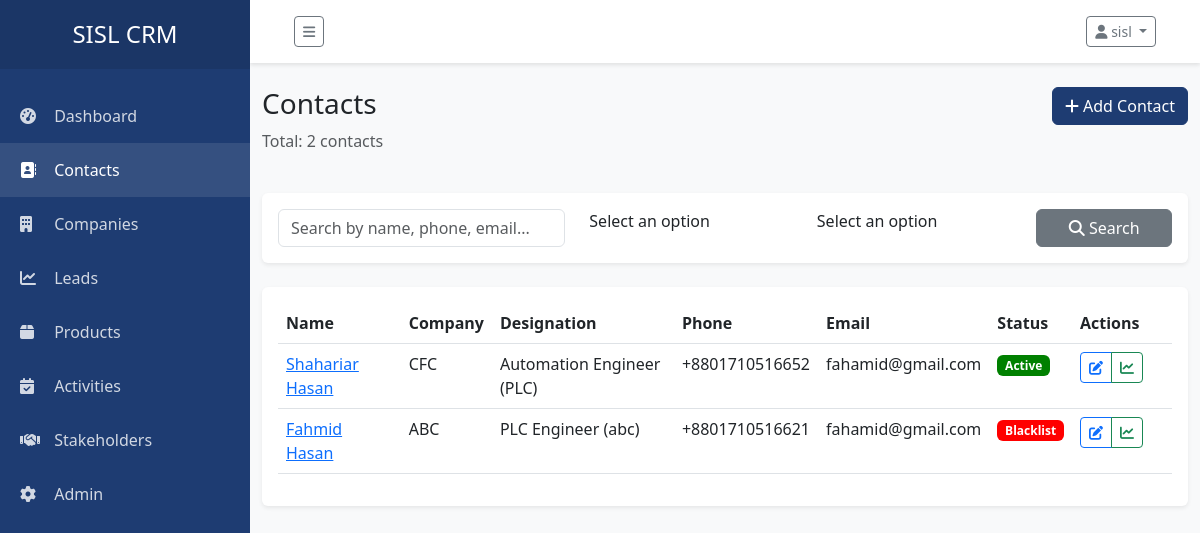
Screenshot of /contacts/ (signed in) with the database file from the repository.
### crm/models.py (models this page shows, shortened)
class TimestampedModel(models.Model):
    created_at = models.DateTimeField(auto_now_add=True)
    updated_at = models.DateTimeField(auto_now=True)
    created_by = models.ForeignKey(
        User,
        related_name='%(class)s_created',
        on_delete=models.SET_NULL,
        null=True,
        blank=True
    )
    updated_by = models.ForeignKey(
        User,
        related_name='%(class)s_updated',
        on_delete=models.SET_NULL,
        null=True,
        blank=True
    )
    class Meta:
        abstract = True

class SoftDeleteModel(models.Model):
    is_deleted = models.BooleanField(default=False)
    deleted_at = models.DateTimeField(null=True, blank=True)
    deleted_by = models.ForeignKey(
        User,
        related_name='%(class)s_deleted',
        on_delete=models.SET_NULL,
        null=True,
        blank=True
    )
    class Meta:
        abstract = True

class Contact(TimestampedModel, SoftDeleteModel):
    id = models.UUIDField(primary_key=True, default=uuid.uuid4, editable=False)
    name = models.CharField(max_length=255)
    phone = models.CharField(max_length=20, db_index=True)
    email = models.EmailField(blank=True, db_index=True)
    designation = models.ForeignKey(Designation, on_delete=models.SET_NULL, null=True, blank=True)
    current_company = models.ForeignKey(
        Company,
        related_name='current_employees',
        on_delete=models.SET_NULL,
        null=True,
        blank=True
    )
    contact_type = models.CharField(max_length=50, choices=[
        ('head_office', 'Head Office'),
        ('factory', 'Factory'),
        ('branch', 'Branch Office'),
    ], default='head_office')
    status = models.ForeignKey(ContactStatus, on_delete=models.SET_NULL, null=True)
    linkedin = models.URLField(blank=True)
    address = models.TextField(blank=True)
    product_interests = models.ManyToManyField(ProductCategory, blank=True)
    reference_source = models.CharField(max_length=255, blank=True)
    notes = models.TextField(blank=True)
    class Meta:
        ordering = ['name']
        indexes = [
            models.Index(fields=['phone']),
            models.Index(fields=['email']),
            models.Index(fields=['current_company', 'name']),
        ]

class Company(TimestampedModel, SoftDeleteModel):
    id = models.UUIDField(primary_key=True, default=uuid.uuid4, editable=False)
    name = models.CharField(max_length=255)
    industry = models.ForeignKey(Industry, on_delete=models.SET_NULL, null=True, blank=True)
    website = models.URLField(blank=True)
    phone = models.CharField(max_length=20, blank=True)
    email = models.EmailField(blank=True)
    address = models.TextField(blank=True)
    zone = models.ForeignKey(Zone, on_delete=models.SET_NULL, null=True, blank=True)
    company_size = models.CharField(max_length=50, blank=True, choices=[
        ('1-10', '1-10 employees'),
        ('11-50', '11-50 employees'),
        ('51-200', '51-200 employees'),
        ('201-500', '201-500 employees'),
        ('500+', '500+ employees'),
    ])
    annual_revenue = models.DecimalField(max_digits=15, decimal_places=2, null=True, blank=True)
    tax_id = models.CharField(max_length=50, blank=True)
    bank_name = models.CharField(max_length=100, blank=True)
    bank_account = models.CharField(max_length=50, blank=True)
    bank_branch = models.CharField(max_length=100, blank=True)
    notes = models.TextField(blank=True)
    class Meta:
        verbose_name_plural = 'Companies'
        ordering = ['name']
    def __str__(self):
        return self.name

class Designation(models.Model):
    name = models.CharField(max_length=100, unique=True)
    department = models.CharField(max_length=100, blank=True)
    level = models.IntegerField(default=0, help_text='Seniority level')
    is_active = models.BooleanField(default=True)
    class Meta:
        ordering = ['level', 'name']
    def __str__(self):
        return f"{self.name} ({self.department})" if self.department else self.name

class ContactStatus(models.Model):
    id = models.UUIDField(primary_key=True, default=uuid.uuid4, editable=False)
    name = models.CharField(max_length=50, unique=True)
    color = models.CharField(max_length=20, default='gray')
    order = models.IntegerField(default=0, help_text="Order for display in dropdowns")  # <-- add this
    is_active = models.BooleanField(default=True)
    class Meta:
        ordering = ['order', 'name']
    def __str__(self):
        return self.name

### crm/views.py (the view, shortened to what this page needs)
# urls.py: path('contacts/', views.ContactListView.as_view(), name='contact_list'),
class ContactListView(LoginRequiredMixin, ListView):
    model = Contact
    template_name = 'crm/contacts/list.html'
    context_object_name = 'contacts'
    paginate_by = 25
    def get_queryset(self):
        queryset = Contact.objects.filter(is_deleted=False).select_related(
            'current_company', 'status', 'designation'
        ).prefetch_related('product_interests')
        form = ContactSearchForm(self.request.GET)
        if form.is_valid():
            if form.cleaned_data.get('company'):
                queryset = queryset.filter(current_company=form.cleaned_data['company'])
            if form.cleaned_data.get('status'):
                queryset = queryset.filter(status=form.cleaned_data['status'])
        return queryset.order_by('-created_at')
    def get_context_data(self, **kwargs):
        context = super().get_context_data(**kwargs)
        context['search_form'] = ContactSearchForm(self.request.GET)
        context['total_count'] = self.get_queryset().count()
        return context

### crm/forms.py
class ContactSearchForm(forms.Form):
    search = forms.CharField(
        required=False,
        widget=forms.TextInput(attrs={
            'class': 'form-control',
            'placeholder': 'Search by name, phone, email...'
        })
    )
    company = forms.ModelChoiceField(
        queryset=Company.objects.filter(is_deleted=False),
        required=False,
        widget=Select2Widget(attrs={'class': 'form-control'}),
        empty_label='All Companies'
    )
    status = forms.ModelChoiceField(
        queryset=ContactStatus.objects.filter(is_active=True),
        required=False,
        widget=Select2Widget(attrs={'class': 'form-control'}),
        empty_label='All Statuses'
    )

### templates/crm/contacts/list.html (shortened to what this page needs)
{% extends 'base.html' %}
{% load static %}
{% block content %}
<div class="row mb-4">
    <div class="col-md-6">
        <h1 class="h3">Contacts</h1>
        <p class="text-muted">Total: {{ total_count }} contacts</p>
    </div>
    <div class="col-md-6 text-end">
        <a href="{% url 'crm:contact_create' %}" class="btn btn-primary">
            <i class="fas fa-plus"></i> Add Contact
        </a>
    </div>
</div>
<div class="card mb-4">
    <div class="card-body">
        <form method="get" class="row g-3">
            <div class="col-md-4">
                <input type="text" name="search" class="form-control"
                       placeholder="Search by name, phone, email..."
                       value="{{ request.GET.search }}">
            </div>
            <div class="col-md-3">
            </div>
            <div class="col-md-3">
            </div>
            <div class="col-md-2">
                <button type="submit" class="btn btn-secondary w-100">
                    <i class="fas fa-search"></i> Search
                </button>
            </div>
        </form>
    </div>
</div>
<div class="card">
    <div class="card-body">
        <div class="table-responsive">
            <table class="table table-hover">
                <thead>
                    <tr>
                        <th>Name</th>
                        <th>Company</th>
                        <th>Designation</th>
                        <th>Phone</th>
                        <th>Email</th>
                        <th>Status</th>
                        <th width="100">Actions</th>
                    </tr>
                </thead>
                <tbody>
                    {% for contact in contacts %}
                    <tr>
                        <td>
                            <a href="{% url 'crm:contact_detail' contact.id %}">
                                {{ contact.name }}
                            </a>
                        </td>
                        <td>{{ contact.current_company|default:"-" }}</td>
                        <td>{{ contact.designation|default:"-" }}</td>
                        <td>{{ contact.phone }}</td>
                        <td>{{ contact.email|default:"-" }}</td>
                        <td>
                            {% if contact.status %}
                            <span class="badge" style="background-color: {{ contact.status.color }};">
                                {{ contact.status.name }}
                            </span>
                            {% else %}
                            -
                            {% endif %}
                        </td>
                        <td>
                            <div class="btn-group btn-group-sm">
                                <a href="{% url 'crm:contact_update' contact.id %}"
                                   class="btn btn-outline-primary" title="Edit">
                                    <i class="fas fa-edit"></i>
                                </a>
                                <a href="{% url 'crm:lead_create' %}?contact={{ contact.id }}"
                                   class="btn btn-outline-success" title="Create Lead">
                                    <i class="fas fa-chart-line"></i>
                                </a>
                            </div>
                        </td>
                    </tr>
                    {% empty %}
                    <tr>
                        <td colspan="7" class="text-center text-muted">
                            No contacts found. <a href="{% url 'crm:contact_create' %}">Add your first contact</a>
                        </td>
                    </tr>
                    {% endfor %}
                </tbody>
            </table>
        </div>
    </div>
</div>
{% endblock %}

### templates/base.html (shortened to what this page needs)
<!DOCTYPE html>
<html lang="en">
<head>
    <link href="https://cdn.jsdelivr.net/npm/bootstrap@5.3.0/dist/css/bootstrap.min.css" rel="stylesheet">
    <link rel="stylesheet" href="https://cdnjs.cloudflare.com/ajax/libs/font-awesome/6.4.0/css/all.min.css">
    <link href="https://cdn.jsdelivr.net/npm/select2@4.1.0-rc.0/dist/css/select2.min.css" rel="stylesheet" />
    <link href="https://cdn.jsdelivr.net/npm/select2-bootstrap-5-theme@1.3.0/dist/select2-bootstrap-5-theme.min.css" rel="stylesheet" />
</head>
<body>
    <nav class="sidebar" id="sidebar">
        <div class="sidebar-header">
            <h3>SISL CRM</h3>
        </div>
        <ul class="components">
            <li class="{% if request.resolver_match.url_name == 'dashboard' %}active{% endif %}">
                <a href="{% url 'crm:dashboard' %}">
                    <i class="fas fa-tachometer-alt"></i>
                    Dashboard
                </a>
            </li>
            <li class="{% if 'contact' in request.resolver_match.url_name %}active{% endif %}">
                <a href="{% url 'crm:contact_list' %}">
                    <i class="fas fa-address-book"></i>
                    Contacts
                </a>
            </li>
            <li class="{% if 'company' in request.resolver_match.url_name %}active{% endif %}">
                <a href="{% url 'crm:company_list' %}">
                    <i class="fas fa-building"></i>
                    Companies
                </a>
            </li>
            <li class="{% if 'lead' in request.resolver_match.url_name %}active{% endif %}">
                <a href="{% url 'crm:lead_list' %}">
                    <i class="fas fa-chart-line"></i>
                    Leads
                </a>
            </li>
            <li class="{% if 'product' in request.resolver_match.url_name %}active{% endif %}">
                <a href="{% url 'crm:product_list' %}">
                    <i class="fas fa-box"></i>
                    Products
                </a>
            </li>
            <li class="{% if 'activity' in request.resolver_match.url_name %}active{% endif %}">
                <a href="{% url 'crm:activity_list' %}">
                    <i class="fas fa-calendar-check"></i>
                    Activities
                </a>
            </li>
            <li class="{% if 'stakeholder' in request.resolver_match.url_name %}active{% endif %}">
                <a href="{% url 'crm:stakeholder_list' %}">
                    <i class="fas fa-handshake"></i>
                    Stakeholders
                </a>
            </li>
            {% if user.is_staff %}
            <li>
                <a href="{% url 'admin:index' %}">
                    <i class="fas fa-cog"></i>
                    Admin
                </a>
            </li>
            {% endif %}
        </ul>
    </nav>
    <div class="content">
        <nav class="navbar navbar-custom">
            <div class="container-fluid">
                <button type="button" id="sidebarCollapse" class="btn btn-sm btn-outline-secondary">
                    <i class="fas fa-bars"></i>
                </button>
                <div class="ms-auto d-flex align-items-center">
                    <div class="dropdown">
                        <button class="btn btn-sm btn-outline-secondary dropdown-toggle" type="button" data-bs-toggle="dropdown">
                            <i class="fas fa-user"></i> {{ user.get_full_name|default:user.username }}
                        </button>
                    </div>
                </div>
            </div>
        </nav>
        <main class="container-fluid py-4">
            {% block content %}{% endblock %}
        </main>
    </div>
</body>
</html>

### templates/base.html (style rules this page uses)
:root { --primary-color: #1e3c72; --secondary-color: #2a5298; --success-color: #28a745; --danger-color: #dc3545; --warning-color: #ffc107; --sidebar-width: 250px; }
body { background-color: #f8f9fa; }
.sidebar { width: var(--sidebar-width); min-height: 100vh; background-color: var(--primary-color); position: fixed; top: 0; left: 0; z-index: 100; transition: all 0.3s; }
.sidebar .sidebar-header { padding: 20px; background: rgba(0, 0, 0, 0.1); text-align: center; }
.sidebar .sidebar-header h3 { color: white; margin: 0; font-size: 1.5rem; }
.sidebar ul.components { padding: 20px 0; list-style: none; }
.sidebar ul li a { padding: 15px 20px; font-size: 1rem; display: block; color: rgba(255, 255, 255, 0.8); text-decoration: none; transition: all 0.3s; }
.sidebar ul li a:hover, .sidebar ul li.active > a { color: white; background: rgba(255, 255, 255, 0.1); }
.sidebar ul li a i { margin-right: 10px; width: 20px; }
.content { width: calc(100% - var(--sidebar-width)); margin-left: var(--sidebar-width); min-height: 100vh; transition: all 0.3s; }
.navbar-custom { background-color: white; box-shadow: 0 2px 4px rgba(0,0,0,.1); padding: 1rem 2rem; }
.card { border: none; box-shadow: 0 0.125rem 0.25rem rgba(0, 0, 0, 0.075); margin-bottom: 1.5rem; }
.btn-primary { background-color: var(--primary-color); border-color: var(--primary-color); }

### rows the page displays
Contact: name "Shahariar Hasan", current_company "CFC", designation "Automation Engineer (PLC)", phone "+8801710516652", email "fahamid@gmail.com", status.name "Active"
Contact: name "Fahmid Hasan", current_company "ABC", designation "PLC Engineer (abc)", phone "+8801710516621", email "fahamid@gmail.com", status.name "Blacklist"

### other values shown
{{ user.get_full_name|default:user.username }} "sisl"
{{ total_count }} "2"
